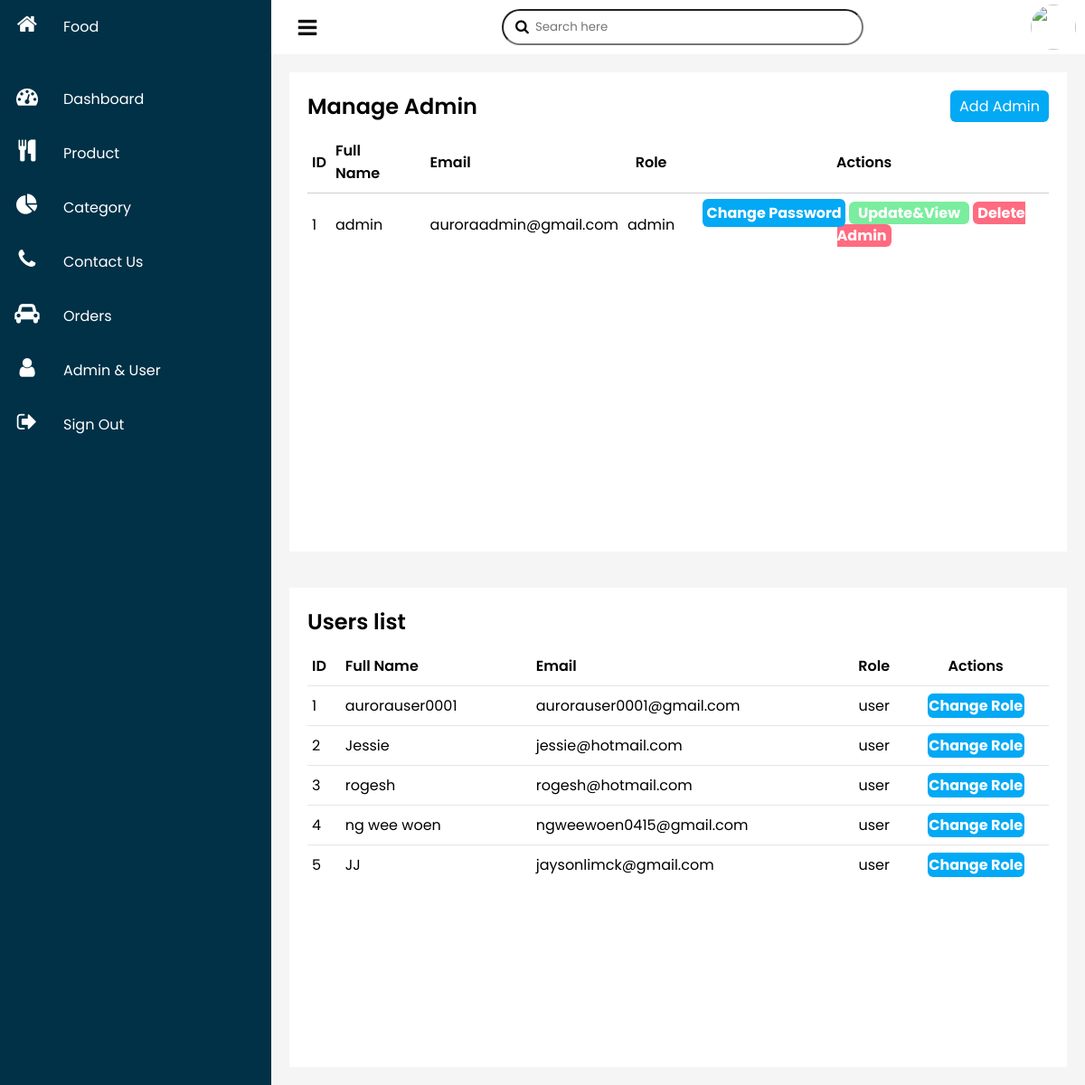
Page /admin/userstest.php on the committed database.
### tables this page shows
CREATE TABLE `users` (
  `userid` int(5) UNSIGNED ZEROFILL NOT NULL,
  `username` varchar(200) NOT NULL,
  `userpassword` varchar(200) NOT NULL,
  `useremail` varchar(200) NOT NULL,
  `userprivilege` varchar(200) NOT NULL DEFAULT 'user',
  `userfirstname` varchar(200) DEFAULT NULL,
  `userlastname` varchar(200) DEFAULT NULL,
  `block?` tinyint(1) NOT NULL DEFAULT 0,
  `verify_token` varchar(200) NOT NULL
);

### admin/userstest.php (the view, shortened to what this page needs)
<?php
include('config/constants.php'); ?>
<!DOCTYPE html>
<html>
<head>
    <link rel="stylesheet" href="https://stackpath.bootstrapcdn.com/font-awesome/4.7.0/css/font-awesome.min.css">
    <link rel="stylesheet" type="text/css" href="apstyle.css">
</head>
<body>
    <div class="container">
        <div class="navigation">
            <ul>
                <li>
                    <a href="../index.php">
                        <span class="icon"><i class="fa fa-home" aria-hidden="true"></i></span>
                        <span class="title">
                            <span style="font-family:Algerian">
                                <span style="font-size:x-large ,">
                                    Food
                                </span>
                            </span>
                        </span>
                    </a>
                </li>
                <li>
                    <a href="adminpanel.php">
                        <span class="icon"><i class="fa fa-tachometer" aria-hidden="true"></i></span>
                        <span class="title">Dashboard</span>
                    </a>
                </li>
                <li>
                    <a href="food.php">
                        <span class="icon"><i class="fa fa-cutlery" aria-hidden="true"></i></span>
                        <span class="title">Product</span>
                    </a>
                </li>
                <li>
                    <a href="category.php">
                        <span class="icon"><i class="fa fa-pie-chart" aria-hidden="true"></i></span>
                        <span class="title">Category</span>
                    </a>
                </li>
                <li>
                    <a href="contactus.php">
                        <span class="icon"><i class="fa fa-phone" aria-hidden="true"></i></span>
                        <span class="title">Contact Us</span>
                    </a>
                </li>
                <li>
                    <a href="orders.php">
                        <span class="icon"><i class="fa fa-car" aria-hidden="true"></i></span>
                        <span class="title">Orders</span>
                    </a>
                </li>
                <li>
                    <a href="userstest.php">
                        <span class="icon"><i class="fa fa-user" aria-hidden="true"></i></span>
                        <span class="title">Admin & User</span>
                    </a>
                </li>
                <li>
                    <a href="../php/logout.php">
                        <span class="icon"><i class="fa fa-sign-out" aria-hidden="true"></i></span>
                        <span class="title">Sign Out</span>
                    </a>
                </li>
            </ul>
        </div>
        <div class="main">
            <div class="topbar">
                <div class="toggle " onclick="toggleMenu();"></div>
                <div class="search">
                    <label>
                        <input type="text" placeholder="Search here">
                        <i class="fa fa-search" aria-hidden="true"></i>
                    </label>
                </div>
                <div class="user">
                    <img src="user.jpg">
                </div>
            </div>
                <div class="details " >
                    <div class="recentOrders">
                        <div class="cardHeader">
                            <h2>Manage Admin</h2>
                            <a href="add-admin.php" class="btn">Add Admin</a>
                        </div>
                        <table>
                            <thead>
                               <tr>
                                <td>ID</td>
                                <td>Full Name</td>
                                <td>Email</td>
                                <td>Role</td>
                                <td>Actions</td>
                            </tr>
                            </thead
                            ><tbody>
                            <?php
                    $sql = "SELECT * FROM users WHERE userprivilege ='admin'";
                    $res = mysqli_query($conn, $sql);
                    if($res == TRUE)
                    {
                        $count = mysqli_num_rows($res);
                        if($count>0)
                        {
                            $sn=1;
                            while($rows=mysqli_fetch_assoc($res))
                            {
                                $ID = $rows['userid'];
                                $full_name = $rows['username'];
                                $email = $rows['useremail'];
                                $role = $rows['userprivilege'];
                                ?>
                                <tr>
                                    <td><?php echo $sn++; ?></td>
                                    <td><?php echo $full_name; ?></td>
                                    <td><?php echo $email ; ?></td>
                                    <td><?php echo $role ; ?></td>
                                    <td >
                                    <a href="<?php echo SITEURL;?>admin/change-pass.php?ID=<?php echo $ID;?>" class="btn-add"> Change Password</a>
                                        <a href="<?php echo SITEURL;?>admin/viewadmin.php?ID=<?php echo $ID?>" class="btn-update">Update&View</a>
                                        <a href="<?php echo SITEURL;?>admin/delete-admin.php?ID=<?php echo $ID; ?>&image_name=<?php echo $image_name;?>" class="btn-delete">Delete Admin</a>
                                    </td>
                                </tr>
                                <?php
                            }
                        }
                        else
                        {
                        }
                    }
                ?>
                           </tbody>
                        </table>
                    </div>
                </div>
                <div class="details">
                    <div class="recentOrders">
                        <div class="cardHeader">
                            <h2>Users list</h2>
                        </div>
                        <table>
                            <thead>
                            <tr>
                                <td>ID</td>
                                <td>Full Name</tdh>
                                <td>Email</td>
                                <td>Role</td>
                                <td>Actions</td>
                            </tr>
                           </thead>
                           <tbody>
                            <?php
                    $sql2 = "SELECT * FROM users WHERE userprivilege ='user'";
                    $res2 = mysqli_query($conn, $sql2);
                    if($res2 == TRUE)
                    {
                        $count = mysqli_num_rows($res2);
                        if($count>0)
                        {
                            $sn=1;
                            while($rows2=mysqli_fetch_assoc($res2))
                            {
                                $ID = $rows2['userid'];
                                $full_name = $rows2['username'];
                                $email = $rows2['useremail'];
                                $role = $rows2['userprivilege'];
                                ?>
                                <tr>
                                    <td><?php echo $sn++; ?></td>
                                    <td><?php echo $full_name; ?></td>
                                    <td><?php echo $email ; ?></td>
                                    <td><?php echo $role ; ?></td>
                                    <td >
                                        <a href="<?php echo SITEURL;?>admin/users-changerole.php?ID=<?php echo $ID;?>" class="btn-add"> Change Role</a>
                                    </td>
                                </tr>
                                <?php
                            }
                        }
                        else
                        {
                        }
                    }
                ?>
                            </tbody>
                        </table>
                    </div>

### admin/apstyle.css (style rules this page uses)
* { padding: 0; margin: 0; box-sizing: border-box; font-family: "Poppins", sans-serif; }
body { overflow-x: hidden; }
.container { position: relative; width: 100%; }
.navigation { position: fixed; left: 0; width: 300px; height: 100%; background: #003147; transition: 0.5s; overflow: hidden; }
.navigation ul { position: absolute; top: 0; left: 0; width: 100%; }
.navigation ul li { position: relative; width: 100%; list-style: none; }
.navigation ul li:nth-child(1) { margin-bottom: 20px; }
.navigation ul li a { position: relative; display: block; width: 100%; display: flex; text-decoration: none; color: #fff; }
.navigation ul li a .icon { position: relative; display: block; min-width: 60px; height: 60px; line-height: 60px; text-align: center; }
.navigation ul li a .icon .fa { color: #fff; font-size: 24px; }
.navigation ul li a .title { position: relative; display: block; padding: 0 10px; height: 60; line-height: 60px; white-space: nowrap; }
.main { position: absolute; width: calc(100% - 300px); left: 300px; min-height: 100vh; background: #f5f5f5; transition: 0.5s; }
.main .topbar { width: 100%; background: #fff; height: 60px; padding: 0 10px; display: flex; justify-content: space-between; align-items: center; }
.toggle { position: relative; width: 60px; height: 60px; cursor: pointer; }
.toggle::before { content: "\f0c9"; font-family: fontAwesome; position: absolute; width: 100%; height: 100%; line-height: 60px; font-size: 24px; text-align: center; color: #111; }
.search { position: relative; width: 400px; margin: 0 10px; }
.search label { position: relative; width: 100%; }
.search label input { width: 100%; height: 40px; border-radius: 40px; padding: 5px 20px; padding-left: 35px; outline: none; border: 1px sold rgba(0, 0, 0, 0.2); }
.search label .fa { position: absolute; left: 15px; top: 4px; }
.user { position: relative; min-width: 50px; width: 50px; height: 50px; border-radius: 50%; overflow: hidden; cursor: pointer; }
.user img { position: absolute; top: 0; left: 0; width: 100%; height: 100%; object-fit: cover; }
.btn-add { background-color: #03a9f4; padding: 1%; color: white; text-decoration: none; font-weight: bold; border: 0px; position: relative; border-radius: 6px; }
.btn-update { background-color: #7bed9f; padding: 1px 10px; color: white; text-decoration: none; font-weight: bold; border: 0px; border-radius: 6px; }
.btn-delete { background-color: #ff6b81; padding: 1px 5px; color: white; text-decoration: none; font-weight: bold; border-radius: 6px; }
.details { position: relative; width: 100%; padding: 20px; display: grid; grid-gap: 20px; }
.details .recentOrders { position: relative; min-height: 530px; background: #fff; padding: 20px; }
.cardHeader { display: flex; justify-content: space-between; align-items: flex-start; }
.cardHeader h2 { font-weight: 600; }
.btn { position: relative; padding: 5px 10px; background: #03a9f4; color: #fff; text-decoration: none; border-radius: 6px; }
.details table { width: 100%; border-collapse: collapse; margin-top: 10px; }
.details table thead td { font-weight: 600; }
.details .recentOrders table tr { border-bottom: 1px solid rgba(0, 0, 0, 0.1); }
.details .recentOrders table tbody tr:last-child { border-bottom: none; }
.details .recentOrders table tr td { padding: 9px 5px; }
.details .recentOrders table thead tr td:last-child, .details .recentOrders table tbody tr td:last-child { text-align: left; }
.details .recentOrders table thead tr td:nth-child(2), .details .recentOrders table tbody tr td:nth-child(2) { text-align: left; padding-right: 20px; }
.details .recentOrders table thead tr td:nth-child(3), .details .recentOrders table tbody tr td:nth-child(3) { text-align: left; }
.details .recentOrders table thead tr td:nth-child(4), .details .recentOrders table tbody tr td:nth-child(4) { text-align: center; }
.details .recentOrders table thead tr td:nth-child(5), .details .recentOrders table tbody tr td:nth-child(5) { text-align: center; }

### rows in the picture
users: username "admin", useremail "auroraadmin@gmail.com", userprivilege "admin"
users: username "aurorauser0001", useremail "aurorauser0001@gmail.com", userprivilege "user"
users: username "Jessie", useremail "jessie@hotmail.com", userprivilege "user"
users: username "rogesh", useremail "rogesh@hotmail.com", userprivilege "user"
users: username "ng wee woen", useremail "ngweewoen0415@gmail.com", userprivilege "user"
users: username "JJ", useremail "jaysonlimck@gmail.com", userprivilege "user"
